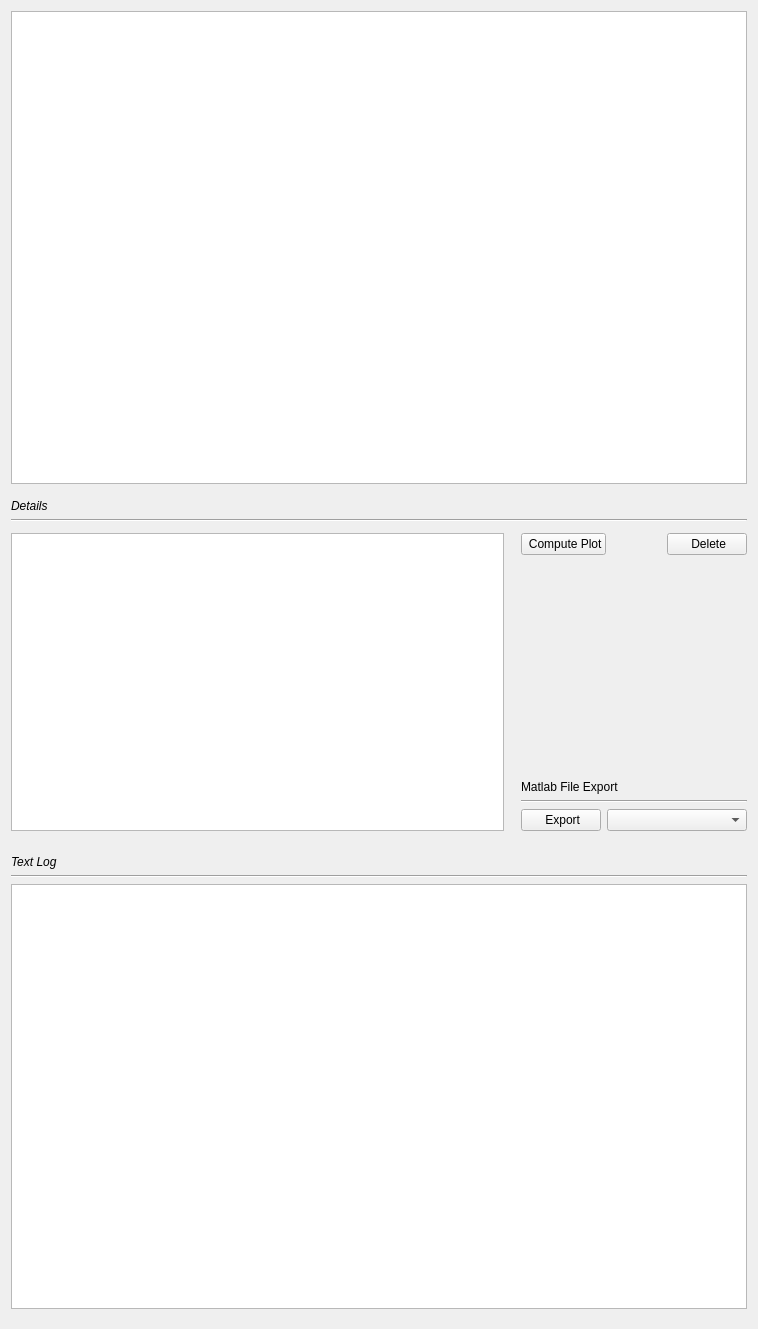
          <widget class="QWidget" name="scrollAreaWidgetContents_4">
           <property name="geometry">
            <rect>
             <x>0</x>
             <y>0</y>
             <width>758</width>
             <height>1329</height>
            </rect>
           </property>
           <layout class="QVBoxLayout" name="verticalLayout_13">
            <item>
             <widget class="ComputationTable" name="computationTable">
              <property name="minimumSize">
               <size>
                <width>0</width>
                <height>200</height>
               </size>
              </property>
              <property name="font">
               <font>
                <weight>50</weight>
                <bold>false</bold>
               </font>
              </property>
             </widget>
            </item>
            <item>
             <widget class="QWidget" name="widget_details" native="true">
              <property name="minimumSize">
               <size>
                <width>0</width>
                <height>250</height>
               </size>
              </property>
              <property name="maximumSize">
               <size>
                <width>16777215</width>
                <height>350</height>
               </size>
              </property>
              <property name="font">
               <font>
                <weight>50</weight>
                <bold>false</bold>
               </font>
              </property>
              <layout class="QVBoxLayout" name="verticalLayout_9">
               <property name="leftMargin">
                <number>0</number>
               </property>
               <property name="rightMargin">
                <number>0</number>
               </property>
               <item>
                <layout class="QGridLayout" name="gridLayout_4">
                 <item row="2" column="0">
                  <spacer name="verticalSpacer_10">
                   <property name="orientation">
                    <enum>Qt::Vertical</enum>
                   </property>
                   <property name="sizeType">
                    <enum>QSizePolicy::Fixed</enum>
                   </property>
                   <property name="sizeHint" stdset="0">
                    <size>
                     <width>20</width>
                     <height>5</height>
                    </size>
                   </property>
                  </spacer>
                 </item>
                 <item row="0" column="0">
                  <widget class="QLabel" name="label_details">
                   <property name="font">
                    <font>
                     <family>Ubuntu</family>
                     <italic>true</italic>
                    </font>
                   </property>
                   <property name="text">
                    <string>Details</string>
                   </property>
                  </widget>
                 </item>
                 <item row="6" column="2" colspan="4">
                  <widget class="Line" name="line_3">
                   <property name="orientation">
                    <enum>Qt::Horizontal</enum>
                   </property>
                  </widget>
                 </item>
                 <item row="3" column="0" rowspan="5">
                  <widget class="QTextEdit" name="textEdit_details">
                   <property name="font">
                    <font>
                     <pointsize>10</pointsize>
                     <weight>50</weight>
                     <bold>false</bold>
                    </font>
                   </property>
                   <property name="lineWrapMode">
                    <enum>QTextEdit::NoWrap</enum>
                   </property>
                   <property name="readOnly">
                    <bool>true</bool>
                   </property>
                  </widget>
                 </item>
                 <item row="3" column="1">
                  <spacer name="horizontalSpacer_5">
                   <property name="orientation">
                    <enum>Qt::Horizontal</enum>
                   </property>
                   <property name="sizeType">
                    <enum>QSizePolicy::Fixed</enum>
                   </property>
                   <property name="sizeHint" stdset="0">
                    <size>
                     <width>5</width>
                     <height>20</height>
                    </size>
                   </property>
                  </spacer>
                 </item>
                 <item row="4" column="2">
                  <spacer name="verticalSpacer_9">
                   <property name="orientation">
                    <enum>Qt::Vertical</enum>
                   </property>
                   <property name="sizeHint" stdset="0">
                    <size>
                     <width>20</width>
                     <height>40</height>
                    </size>
                   </property>
                  </spacer>
                 </item>
                 <item row="1" column="0" colspan="6">
                  <widget class="Line" name="line_2">
                   <property name="orientation">
                    <enum>Qt::Horizontal</enum>
                   </property>
                  </widget>
                 </item>
                 <item row="5" column="2" colspan="3">
                  <widget class="QLabel" name="label_fileExport">
                   <property name="font">
                    <font>
                     <weight>50</weight>
                     <bold>false</bold>
                    </font>
                   </property>
                   <property name="text">
                    <string>Matlab File Export</string>
                   </property>
                  </widget>
                 </item>
                 <item row="3" column="5">
                  <widget class="QPushButton" name="pushButton_deleteComputationEntry">
                   <property name="sizePolicy">
                    <sizepolicy hsizetype="Fixed" vsizetype="Fixed">
                     <horstretch>0</horstretch>
                     <verstretch>0</verstretch>
                    </sizepolicy>
                   </property>
                   <property name="font">
                    <font>
                     <weight>50</weight>
                     <bold>false</bold>
                    </font>
                   </property>
                   <property name="toolTip">
                    <string>Delete computation entry</string>
                   </property>
                   <property name="text">
                    <string> Delete</string>
                   </property>
                   <property name="icon">
                    <iconset resource="../resources/resources.qrc">
                     <normaloff>:/icons/edit-delete.svg</normaloff>:/icons/edit-delete.svg</iconset>
                   </property>
                  </widget>
                 </item>
                 <item row="7" column="2">
                  <widget class="QPushButton" name="pushButton_export">
                   <property name="font">
                    <font>
                     <weight>50</weight>
                     <bold>false</bold>
                    </font>
                   </property>
                   <property name="toolTip">
                    <string>Export data to Matlab file</string>
                   </property>
                   <property name="text">
                    <string> Export</string>
                   </property>
                   <property name="icon">
                    <iconset resource="../resources/resources.qrc">
                     <normaloff>:/icons/document-save.svg</normaloff>:/icons/document-save.svg</iconset>
                   </property>
                  </widget>
                 </item>
                 <item row="3" column="2" colspan="2">
                  <widget class="QPushButton" name="pushButton_computeSolutionPlotSamples">
                   <property name="sizePolicy">
                    <sizepolicy hsizetype="Fixed" vsizetype="Fixed">
                     <horstretch>0</horstretch>
                     <verstretch>0</verstretch>
                    </sizepolicy>
                   </property>
                   <property name="font">
                    <font>
                     <weight>50</weight>
                     <bold>false</bold>
                    </font>
                   </property>
                   <property name="toolTip">
                    <string>Compute solution plot samples</string>
                   </property>
                   <property name="text">
                    <string> Compute Plot</string>
                   </property>
                   <property name="icon">
                    <iconset resource="../resources/resources.qrc">
                     <normaloff>:/icons/utilities-system-monitor.svg</normaloff>:/icons/utilities-system-monitor.svg</iconset>
                   </property>
                  </widget>
                 </item>
                 <item row="7" column="3" colspan="3">
                  <widget class="ExportComboBox" name="comboBox_fileExport">
                   <property name="minimumSize">
                    <size>
                     <width>140</width>
                     <height>0</height>
                    </size>
                   </property>
                   <property name="font">
                    <font>
                     <weight>50</weight>
                     <bold>false</bold>
                    </font>
                   </property>
                   <property name="sizeAdjustPolicy">
                    <enum>QComboBox::AdjustToContents</enum>
                   </property>
                  </widget>
                 </item>
                </layout>
               </item>
              </layout>
             </widget>
            </item>
            <item>
             <widget class="QWidget" name="widget_textLog" native="true">
              <layout class="QVBoxLayout" name="verticalLayout_11">
               <property name="leftMargin">
                <number>0</number>
               </property>
               <property name="rightMargin">
                <number>0</number>
               </property>
               <item>
                <widget class="QLabel" name="label_textLog">
                 <property name="font">
                  <font>
                   <family>Ubuntu</family>
                   <weight>50</weight>
                   <italic>true</italic>
                   <bold>false</bold>
                  </font>
                 </property>
                 <property name="text">
                  <string>Text Log</string>
                 </property>
                </widget>
               </item>
               <item>
                <widget class="Line" name="line_4">
                 <property name="orientation">
                  <enum>Qt::Horizontal</enum>
                 </property>
                </widget>
               </item>
               <item>
                <widget class="QStackedWidget" name="stackedWidget_textLog">
                 <widget class="QWidget" name="page_textLog">
                  <layout class="QVBoxLayout" name="verticalLayout_3">
                   <property name="leftMargin">
                    <number>0</number>
                   </property>
                   <property name="topMargin">
                    <number>0</number>
                   </property>
                   <property name="rightMargin">
                    <number>0</number>
                   </property>
                   <property name="bottomMargin">
                    <number>0</number>
                   </property>
                   <item>
                    <widget class="QTextEdit" name="textEdit_textLog">
                     <property name="font">
                      <font>
                       <pointsize>10</pointsize>
                       <weight>50</weight>
                       <bold>false</bold>
                      </font>
                     </property>
                     <property name="readOnly">
                      <bool>true</bool>
                     </property>
                    </widget>
                   </item>
                  </layout>
                 </widget>
                 <widget class="QWidget" name="page_runningComputationTextLog">
                  <layout class="QVBoxLayout" name="verticalLayout_4">
                   <property name="leftMargin">
                    <number>0</number>
                   </property>
                   <property name="topMargin">
                    <number>0</number>
                   </property>
                   <property name="rightMargin">
                    <number>0</number>
                   </property>
                   <property name="bottomMargin">
                    <number>0</number>
                   </property>
                   <item>
                    <widget class="QTextEdit" name="textEdit_runningComputationTextLog">
                     <property name="font">
                      <font>
                       <pointsize>10</pointsize>
                       <weight>50</weight>
                       <bold>false</bold>
                      </font>
                     </property>
                     <property name="readOnly">
                      <bool>true</bool>
                     </property>
                    </widget>
                   </item>
                  </layout>
                 </widget>
                </widget>
               </item>
              </layout>
             </widget>
            </item>
           </layout>
          </widget>
